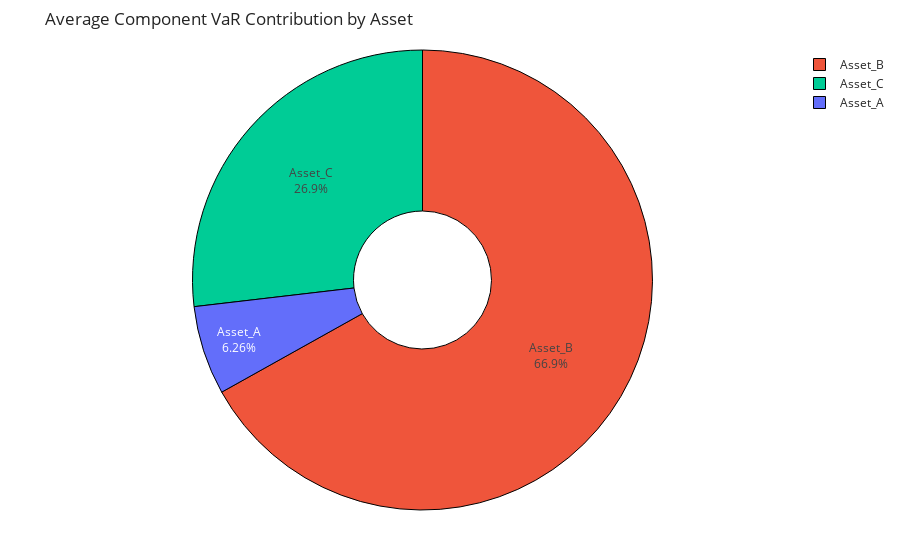

Notebook source saved alongside this figure:
### Code cell
pv.plot_risk_contribution_pie(component_df)

### Figure 1 — Plotly figure (JSON) as saved in the notebook; plotly's stock layout.template omitted (floating-point values rounded to 4 significant figures)
{"data": [{"hole": 0.3, "hovertemplate": "%{label}<br>Average Contribution = %{value:.3f} (%{percent})<extra></extra>", "labels": ["Asset_A", "Asset_B", "Asset_C"], "marker": {"colors": ["#636EFA", "#EF553B", "#00CC96"], "line": {"color": "black", "width": 1}}, "textinfo": "label+percent", "type": "pie", "values": [9.804, 104.8, 42.08]}], "layout": {"margin": {"b": 50, "l": 60, "r": 60, "t": 50}, "title": {"text": "Average Component VaR Contribution by Asset"}}}
